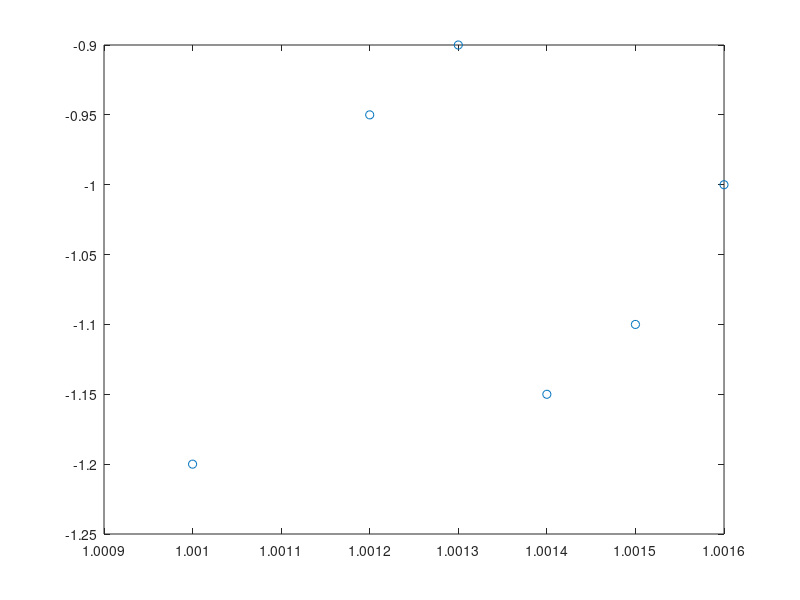

The MATLAB script that drew this image: (Note: this script raises an error after producing the figure.)
% PDF: Esercitazione_Approssimazione_interpolazione.pdf
clc
clear all

% x = [-3.5; -3; -2; -1.5; -0.5; 0.5; 1.7; 2.5; 3];
% y = [-3.9; -4.8; -3.3; -2.5; 0.3; 1.8; 4; 6.9; 7.1];

x = [1.001; 1.0012; 1.0013; 1.0014; 1.0015; 1.0016];
y = [-1.2; -0.95; -0.9; -1.15; -1.1; -1];

xv = linspace(min(x), max(x));
figure
plot(x, y, 'o')

n = input('Grado del polinomio: ');
A = costruisciVandermonde(x, n + 1);

% Metodo delle equazioni normali
[aEN, flag, condG] = metodoEN(A, y);

if flag ~= 0
   disp('ATTENZIONE: matrice numericamente non definita positiva')
end

polEN = pvalHorner(aEN, xv);

% Metodo QR
aQR = metodoQR(A, y);
polQR = pvalHorner(aQR, xv);

hold on
plot(xv, polEN, 'r--', xv, polQR, 'b:')
legend('Coppie di dati', 'Metodo EN', 'Metodo QR', 'Location', 'south')

% Calcolo del residuo del metodo EN
polENx = pvalHorner(aEN, x);
resEN = norm(y - polENx)^2

% Calcolo del residuo del metodo QR
polQRx = pvalHorner(aQR, x);
resQR = norm(y - polQRx)^2

